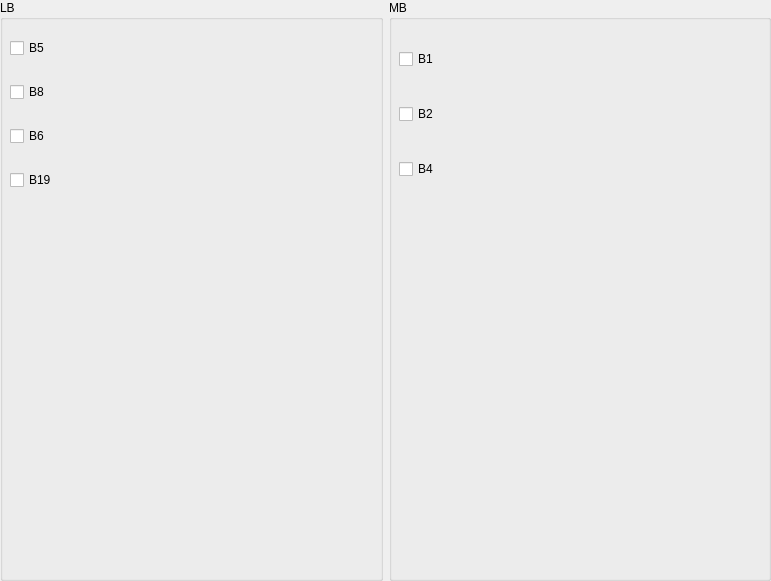
      <widget class="QWidget" name="page_wcdma">
       <property name="geometry">
        <rect>
         <x>0</x>
         <y>0</y>
         <width>771</width>
         <height>581</height>
        </rect>
       </property>
       <attribute name="label">
        <string>WCDMA</string>
       </attribute>
       <widget class="QWidget" name="layoutWidget">
        <property name="geometry">
         <rect>
          <x>0</x>
          <y>0</y>
          <width>771</width>
          <height>581</height>
         </rect>
        </property>
        <layout class="QHBoxLayout" name="horizontalLayout_bnads_wcdma">
         <item>
          <widget class="QGroupBox" name="groupBox_lb_wcdma">
           <property name="title">
            <string>LB</string>
           </property>
           <widget class="QWidget" name="layoutWidget_3">
            <property name="geometry">
             <rect>
              <x>10</x>
              <y>20</y>
              <width>341</width>
              <height>191</height>
             </rect>
            </property>
            <layout class="QGridLayout" name="gridLayout_lb_wcdma">
             <item row="0" column="0">
              <widget class="QCheckBox" name="b5_wcdma">
               <property name="text">
                <string>B5</string>
               </property>
              </widget>
             </item>
             <item row="2" column="0">
              <widget class="QCheckBox" name="b6_wcdma">
               <property name="text">
                <string>B6</string>
               </property>
              </widget>
             </item>
             <item row="1" column="0">
              <widget class="QCheckBox" name="b8_wcdma">
               <property name="text">
                <string>B8</string>
               </property>
              </widget>
             </item>
             <item row="3" column="0">
              <widget class="QCheckBox" name="b19_wcdma">
               <property name="text">
                <string>B19</string>
               </property>
              </widget>
             </item>
            </layout>
           </widget>
          </widget>
         </item>
         <item>
          <widget class="QGroupBox" name="groupBox_mb_wcdma">
           <property name="title">
            <string>MB</string>
           </property>
           <widget class="QWidget" name="layoutWidget_6">
            <property name="geometry">
             <rect>
              <x>10</x>
              <y>20</y>
              <width>341</width>
              <height>191</height>
             </rect>
            </property>
            <layout class="QGridLayout" name="gridLayout_mb_wcdma">
             <item row="1" column="0">
              <widget class="QCheckBox" name="b2_wcdma">
               <property name="text">
                <string>B2</string>
               </property>
              </widget>
             </item>
             <item row="2" column="0">
              <widget class="QCheckBox" name="b4_wcdma">
               <property name="text">
                <string>B4</string>
               </property>
              </widget>
             </item>
             <item row="0" column="0">
              <widget class="QCheckBox" name="b1_wcdma">
               <property name="text">
                <string>B1</string>
               </property>
              </widget>
             </item>
            </layout>
           </widget>
          </widget>
         </item>
        </layout>
       </widget>
      </widget>
